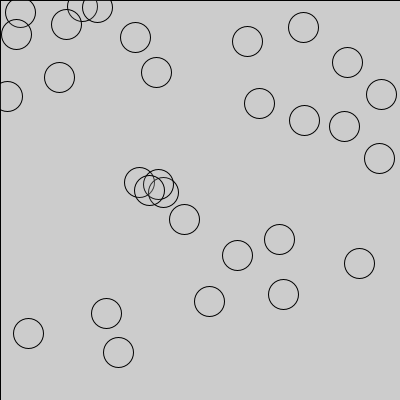
Frame 1 (no input)
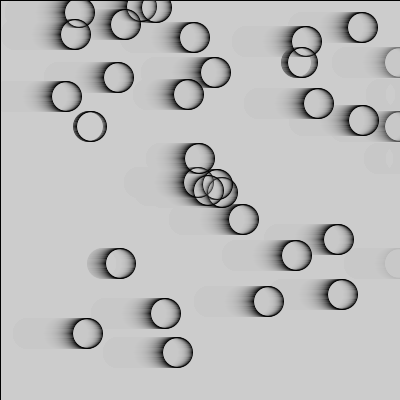
Frame 60 (the mouse pressed at the canvas centre just before this capture)
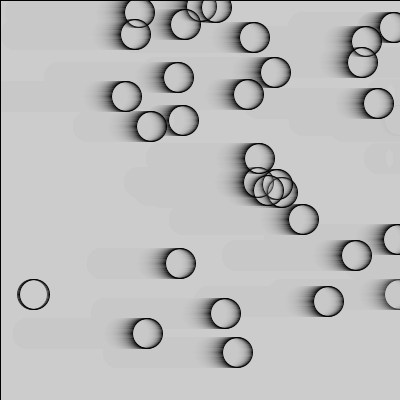
Frame 120 (the mouse held since frame 60 and released just before this capture)

The Processing sketch that drew these frames (run headless with seeded random() and noise(); from frame 60 on, the mouse is pressed at the canvas centre):

// Processing sketch: processing_42300
// ── processing_42300.pde

/*
James Liu
*/


Circ[] c;

void setup()
{
  size(400, 400);
  smooth();
  fill(180, 200);

  c= new Circ[30];
  for (int n = 0; n<30 ; n++)
  {
    c[n] = new Circ();
    c[n].x = random(width);
    c[n].y = random(height);
  }
}

void draw()
{
  
  fill(200,30);
  rect(0,0,width,height);
  
  for (int n=0;n<30;n++)
  {
    c[n].move();
    c[n].show();
  }
}


class Circ
{
  float x, y;
  int v;

  void show()
  {
    ellipse(x, y, 30, 30);
  } 

  void move()
  {
    x=x+1;
    if (x>width)
    {
      x=random(width); 
      
    }

    if (y>height && y<height)
    {
      y=random(height); 
      
    }
  }
}
